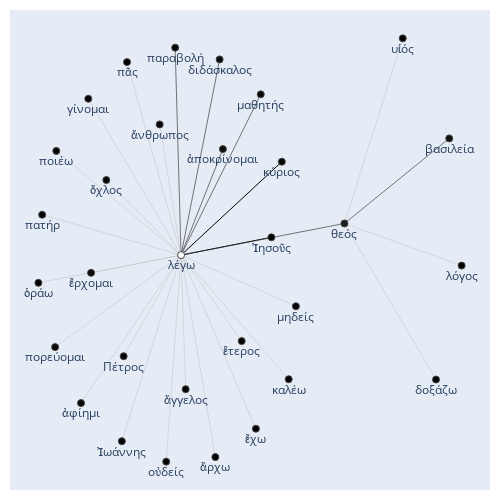

Notebook cell for this chart:
### Code cell
configure_plotly_browser_state()
ego_network_standard(gnt_data, "Luke", "θεός", "online", "2D")

### Figure 1 — Plotly figure (JSON) as saved in the notebook; plotly's stock layout.template omitted (floating-point values rounded to 4 significant figures)
{"data": [{"y": [-0.01457, 0.03524, null, -0.01457, 0.2466, null], "x": [-0.1061, 0.2501, null, -0.1061, 0.2912, null], "line": {"color": "#000000", "width": 1}, "type": "scatter", "mode": "lines"}, {"y": [-0.01457, 0.2818, null, -0.01457, 0.07393, null, -0.01457, 0.435, null, -0.01457, 0.5327, null, -0.01457, 0.5656, null, 0.3119, 0.07393, null], "x": [-0.1061, 0.05889, null, -0.1061, 0.538, null, -0.1061, 0.208, null, -0.1061, 0.04601, null, -0.1061, -0.1293, null, 0.9511, 0.538, null], "line": {"color": "#404040", "width": 0.7}, "type": "scatter", "mode": "lines"}, {"y": [-0.01457, 0.5252, null, -0.01457, 0.2767, null, -0.01457, 0.1954, null, -0.01457, 0.09848, null, -0.01457, -0.09211, null, -0.01457, 0.3508, null, -0.01457, -0.06408, null, -0.01457, -0.2718, null, -0.01457, 0.4226, null, -0.01457, -0.5347, null, -0.01457, -0.592, null, -0.01457, -0.5792, null, -0.01457, -0.4999, null, -0.01457, -0.4283, null, -0.01457, -0.2972, null, -0.01457, -0.3894, null, -0.01457, -0.3616, null, -0.01457, -0.1575, null, -0.01457, -0.2549, null, 0.07393, 0.5915, null, 0.07393, -0.3625, null, 0.07393, -0.04384, null], "x": [-0.1061, -0.3192, null, -0.1061, -0.5979, null, -0.1061, -0.4006, null, -0.1061, -0.6536, null, -0.1061, -0.6686, null, -0.1061, -0.1904, null, -0.1061, -0.4609, null, -0.1061, -0.6026, null, -0.1061, -0.4718, null, -0.1061, -0.3396, null, -0.1061, -0.1647, null, -0.1061, 0.02917, null, -0.1061, 0.189, null, -0.1061, -0.5006, null, -0.1061, -0.3324, null, -0.1061, -0.08796, null, -0.1061, 0.3182, null, -0.1061, 0.3466, null, -0.1061, 0.133, null, 0.538, 0.7679, null, 0.538, 0.899, null, 0.538, 1, null], "line": {"color": "#C0C0C0", "width": 0.5}, "type": "scatter", "mode": "lines"}, {"textposition": "bottom center", "text": ["λέγω", "Ἰησοῦς", "κύριος", "βασιλεία", "θεός", "υἱός", "ἄνθρωπος", "ἀποκρίνομαι", "μαθητής", "διδάσκαλος", "παραβολή", "πᾶς", "γίνομαι", "ποιέω", "ὄχλος", "πατήρ", "ὁράω", "ἔρχομαι", "πορεύομαι", "ἀφίημι", "Ἰωάννης", "οὐδείς", "ἄρχω", "ἔχω", "δοξάζω", "Πέτρος", "ἄγγελος", "καλέω", "μηδείς", "ἕτερος", "λόγος"], "hovertext": ["191", "6", "6", "13", "22", "4", "8", "11", "7", "10", "8", "3", "7", "5", "5", "5", "4", "7", "9", "6", "7", "6", "4", "3", "6", "6", "7", "5", "6", "6", "5"], "y": [-0.01457, 0.03524, 0.2466, 0.3119, 0.07393, 0.5915, 0.3508, 0.2818, 0.435, 0.5327, 0.5656, 0.5252, 0.4226, 0.2767, 0.1954, 0.09848, -0.09211, -0.06408, -0.2718, -0.4283, -0.5347, -0.592, -0.5792, -0.4999, -0.3625, -0.2972, -0.3894, -0.3616, -0.1575, -0.2549, -0.04384], "mode": "markers+text", "hoverinfo": "text", "marker": {"reversescale": true, "colorscale": [[0, "rgb(255,255,255)"], [0.125, "rgb(240,240,240)"], [0.25, "rgb(217,217,217)"], [0.375, "rgb(189,189,189)"], [0.5, "rgb(150,150,150)"], [0.625, "rgb(115,115,115)"], [0.75, "rgb(82,82,82)"], [0.875, "rgb(37,37,37)"], [1, "rgb(0,0,0)"]], "color": [191, 6, 6, 13, 22, 4, 8, 11, 7, 10, 8, 3, 7, 5, 5, 5, 4, 7, 9, 6, 7, 6, 4, 3, 6, 6, 7, 5, 6, 6, 5], "colorbar": {"title": {"text": "degree", "side": "right"}, "xanchor": "left", "thickness": 15}, "showscale": false, "line": {"width": 1}, "size": 7}, "x": [-0.1061, 0.2501, 0.2912, 0.9511, 0.538, 0.7679, -0.1904, 0.05889, 0.208, 0.04601, -0.1293, -0.3192, -0.4718, -0.5979, -0.4006, -0.6536, -0.6686, -0.4609, -0.6026, -0.5006, -0.3396, -0.1647, 0.02917, 0.189, 0.899, -0.3324, -0.08796, 0.3182, 0.3466, 0.133, 1], "type": "scatter"}, {"opacity": 0, "text": ["41", "34", "20", "18", "16", "15", "15", "14", "13", "12", "11", "11", "10", "10", "9", "9", "8", "7", "7", "7", "7", "7", "6", "6", "6", "6", "32", "7", "7", "5"], "y": [0.01034, 0.116, 0.1336, 0.02968, 0.2102, 0.2591, 0.2755, 0.2553, 0.1311, 0.09043, 0.04196, -0.05334, 0.1681, -0.03932, -0.1432, 0.204, -0.2747, -0.3033, -0.2969, -0.2572, -0.2214, -0.1559, -0.202, -0.1881, -0.08605, -0.1347, 0.1929, 0.3327, -0.1443, 0.01505], "mode": "markers", "hoverinfo": "text", "marker": {"opacity": 0}, "x": [0.07199, 0.09254, -0.02361, 0.216, 0.05096, -0.03005, -0.1177, -0.2127, -0.352, -0.2534, -0.3799, -0.3874, -0.1483, -0.2835, -0.3544, -0.289, -0.2228, -0.1354, -0.03847, 0.04144, -0.3033, -0.2192, -0.09703, 0.1061, 0.1203, 0.01343, 0.7446, 0.653, 0.7185, 0.769], "type": "scatter"}], "layout": {"autosize": false, "xaxis": {"zeroline": false, "showticklabels": false, "showgrid": false}, "title": {"font": {"size": 16}}, "yaxis": {"zeroline": false, "showticklabels": false, "showgrid": false}, "showlegend": false, "height": 500, "width": 500, "hovermode": "closest", "margin": {"r": 10, "b": 10, "l": 10, "t": 10}}}
